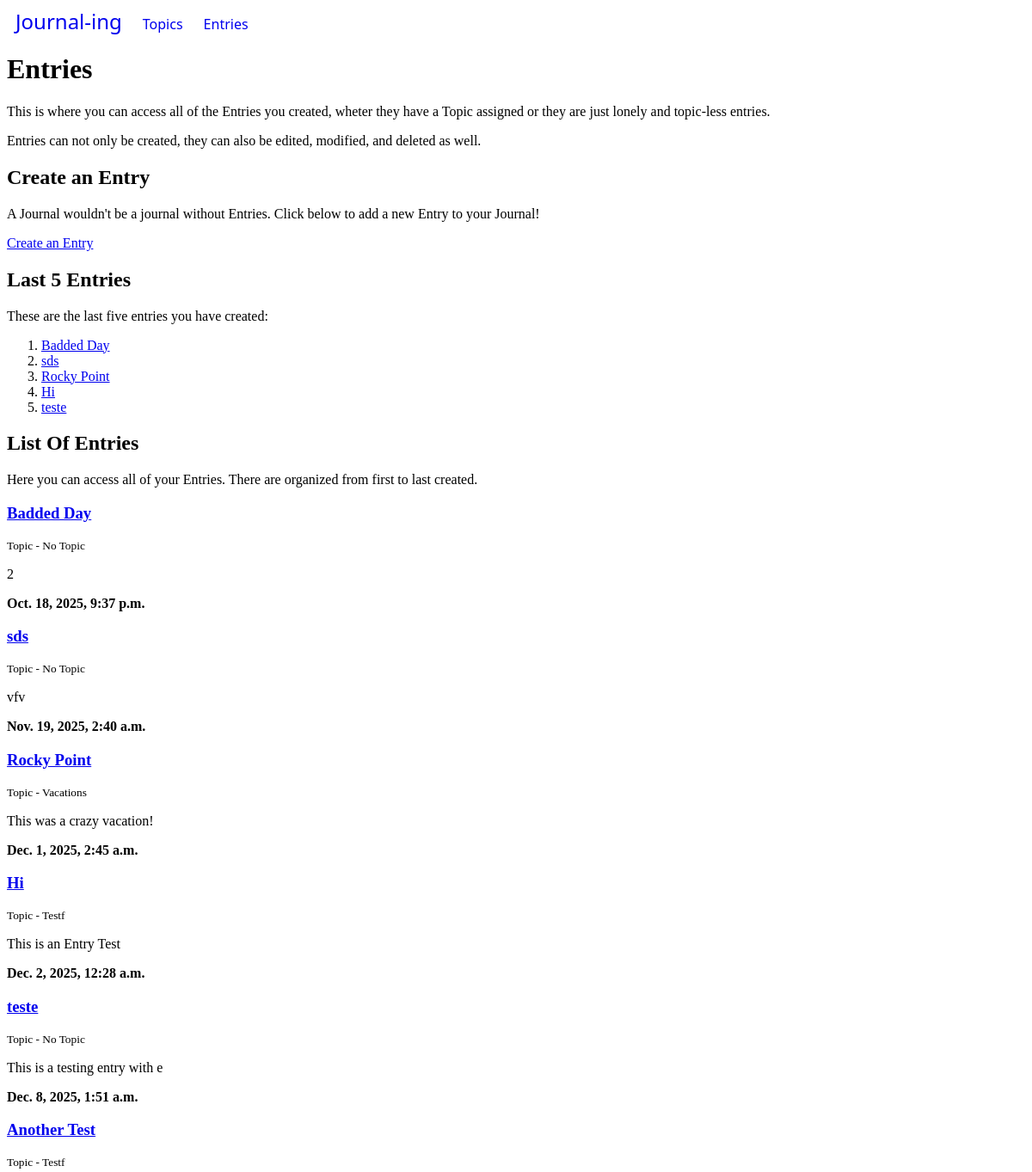
The app's page /entry/ (upper part), older data.
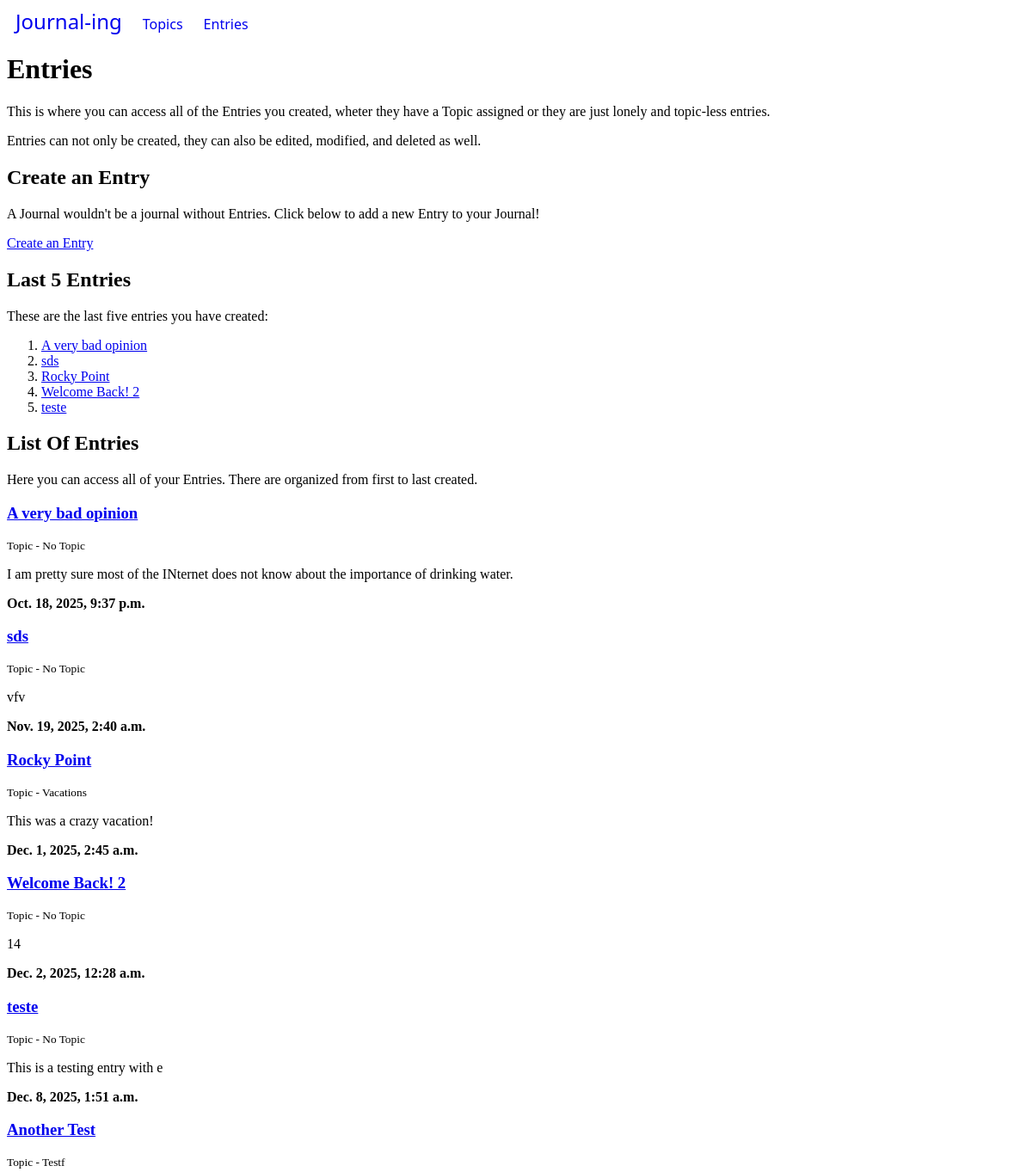
The same page, newer data.
### journal_app/models.py (models this page shows)
class Entry(models.Model):
    topic = models.ForeignKey(Topic, on_delete=models.CASCADE)
    entry_title = models.CharField(max_length=100)
    entry_text = models.CharField(max_length=4000)
    date_added = models.DateTimeField('date added', auto_now_add=True)
    def __str__(self):
        return self.entry_title

class Topic(models.Model):
    topic_text = models.CharField(max_length=200)
    date_added = models.DateTimeField('date added', auto_now_add=True)
    def __str__(self):
        return self.topic_text

### journal_app/views.py (the view)
# urls.py: path("entry/", views.entry, name='entry'),
def entry(request):
    last_five_entries = Entry.objects.order_by('date_added')[0:5]
    last_25_entries = Entry.objects.order_by('date_added')[0:25]
    return render(request, 'journal_app/entries.html',
                  {'last_five_entries' : last_five_entries,
                   'last_25_entries' : last_25_entries})

### journal_app/templates/journal_app/entries.html
{% extends 'journal_app/base.html' %}
{% block 'content' %}
    <main>
        <h1>Entries</h1>
        <p>This is where you can access all of the Entries you created,
            wheter they have a Topic assigned or they are just lonely and
            topic-less entries.</p>
        <p>Entries can not only be created, they can also be edited, modified, and deleted as well.</p>
    </main>
    <section>
        <h2>Create an Entry</h2>
        <p>A Journal wouldn't be a journal without Entries. Click below to add a new Entry to your Journal!</p>
        <a class="create-btn" href="{% url 'journal_app:create_entry' %}">Create an Entry</a>
    </section>
    <section>
        <h2>Last 5 Entries</h2>
        <p>These are the last five entries you have created:</p>
        <div class="top-5-container">
            {% if last_five_entries %}
                <ol>
                {% for entry in last_five_entries %}
                    <div class="top-5-item">
                        <li class><a href="{% url 'journal_app:view' entry.id %}">{{entry.entry_title}}</a></li>
                    </div>
                {% endfor %}
                </ol>
            {% else %}
                <p>No Entries have been written</p>
            {% endif %}
        </div>
    </section>
    <section>
        <h2>List Of Entries</h2>
        <p>Here you can access all of your Entries. There are organized from first to last created.</p>
        {% if last_five_entries %}
            {% for entry in last_25_entries %}
                <div class="entries-container">
                    <div class="entry-card">
                        <a href="{% url 'journal_app:view' entry.id%}" target="_blank"><h3>{{entry}}</h3></a>
                        <small><p>Topic - {{entry.topic}}</p></small>
                        <p>{{entry.entry_text}}</p>
                        <p><strong><time datetime="{{entry.date_added.isoformat}}">{{entry.date_added}}</time></strong></p>
                    </div>
                </div>
            {% endfor %}
        {% else %}
                <p>No Entries have been written</p>
        {% endif %}
    </section>
{% endblock %}

Row changes from the older to the newer data that the page shows:
changed Entry: entry_title "Badded Day" → "A very bad opinion"; entry_text "2" → "I am pretty sure most of the INternet does not know about the importance of drinking water."
changed Entry: entry_title "Hi" → "Welcome Back! 2"; topic "Testf" → "No Topic"; entry_text "This is an Entry Test" → "14"
